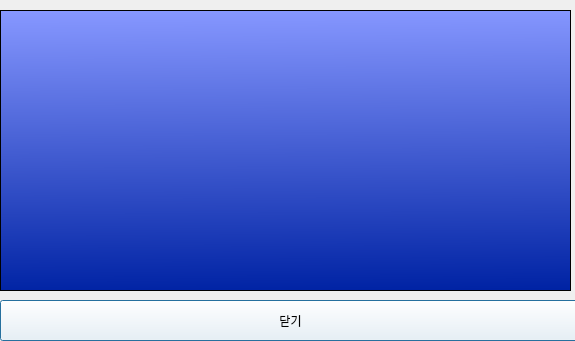
<?xml version="1.0" encoding="UTF-8"?>
<ui version="4.0">
 <class>Dialog</class>
 <widget class="QDialog" name="Dialog">
  <property name="geometry">
   <rect>
    <x>0</x>
    <y>0</y>
    <width>575</width>
    <height>341</height>
   </rect>
  </property>
  <property name="windowTitle">
   <string>Dialog</string>
  </property>
  <widget class="QPushButton" name="CloseButton">
   <property name="geometry">
    <rect>
     <x>0</x>
     <y>300</y>
     <width>581</width>
     <height>41</height>
    </rect>
   </property>
   <property name="styleSheet">
    <string notr="true">background-color: rgb(255, 255, 255);
color: rgb(0,0,0);
</string>
   </property>
   <property name="text">
    <string>닫기</string>
   </property>
  </widget>
  <widget class="QListView" name="listView">
   <property name="geometry">
    <rect>
     <x>0</x>
     <y>10</y>
     <width>571</width>
     <height>281</height>
    </rect>
   </property>
   <property name="styleSheet">
    <string notr="true">background-color: qlineargradient(spread:pad, x1:0.49795, y1:1, x2:0.482587, y2:0, stop:0 rgba(0, 35, 164, 255), stop:1 rgba(134, 151, 255, 255))</string>
   </property>
  </widget>
 </widget>
 <resources/>
 <connections/>
</ui>
